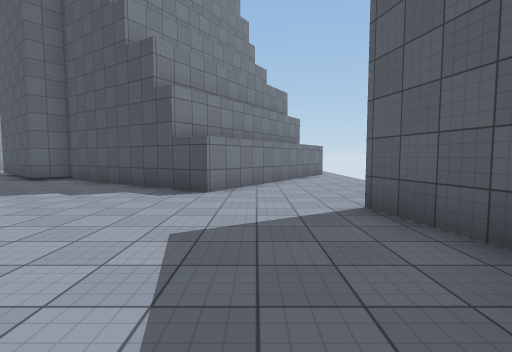
View 1 (above)

17 first-person views from a walk through a Unity game level. The camera is 1.4 m above the floor, tilts 4° down and sees 85° across. The floor is counted in squares, 2 m on a side. Each view is taken from the middle of a square. On the plan, view 1 faces up. The plan holds only what a view shows up to about 9 squares ahead; the rest is blank. The place goes on beyond the plan. The player is left out. Surface patterns are stand-ins for the level's own textures.

View 2
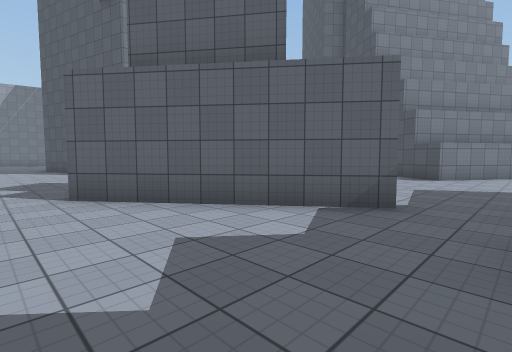

View 3
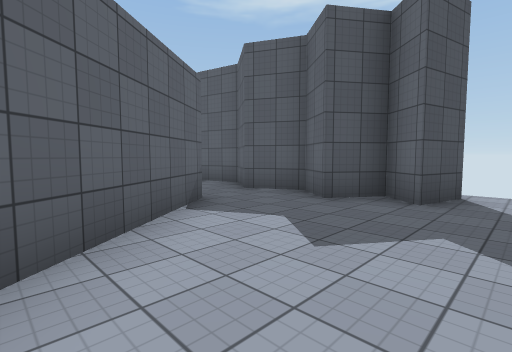

View 4
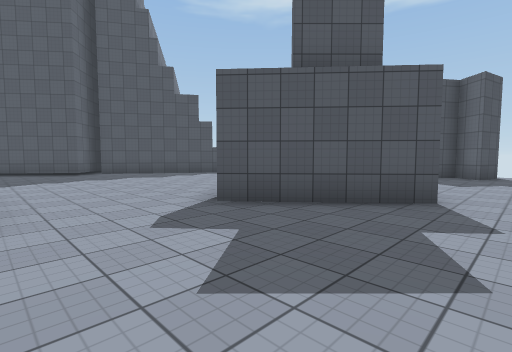

View 5
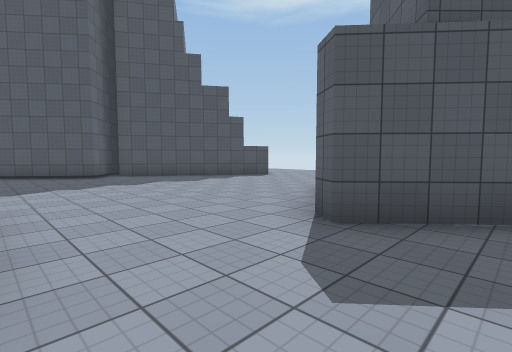

View 6
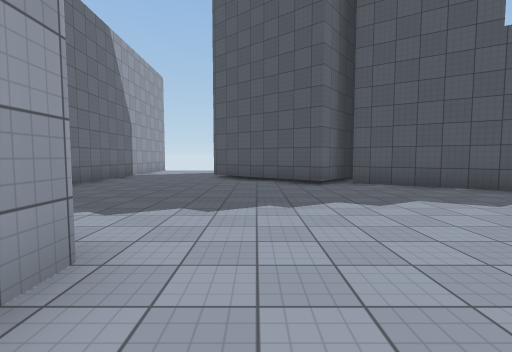

View 7
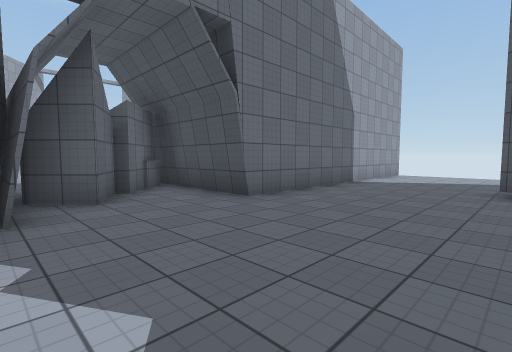

View 8
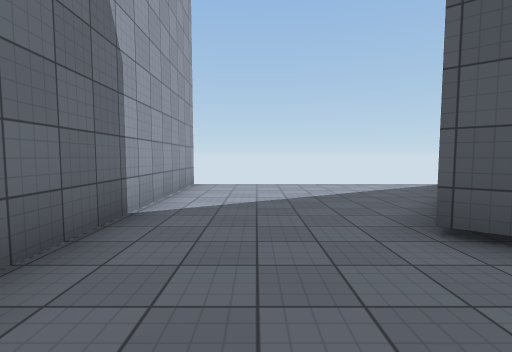

View 9
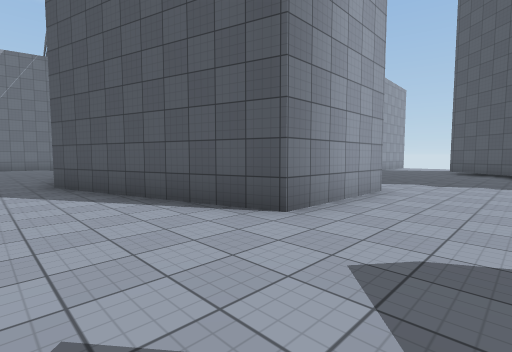

View 10
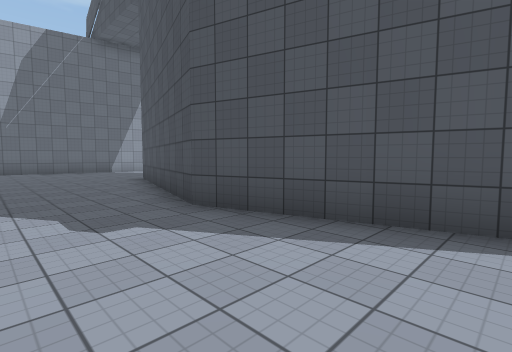

View 11
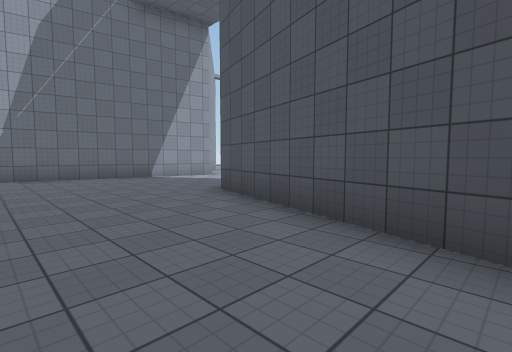

View 12
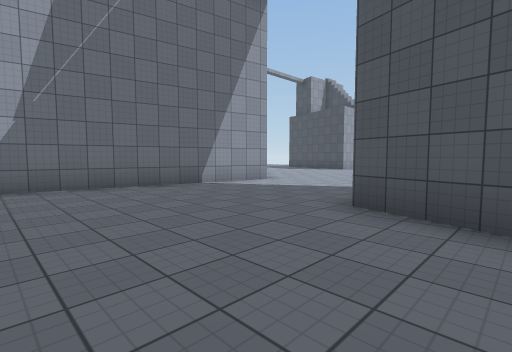

View 13
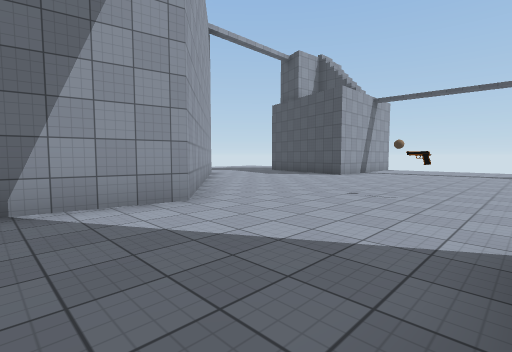

View 14
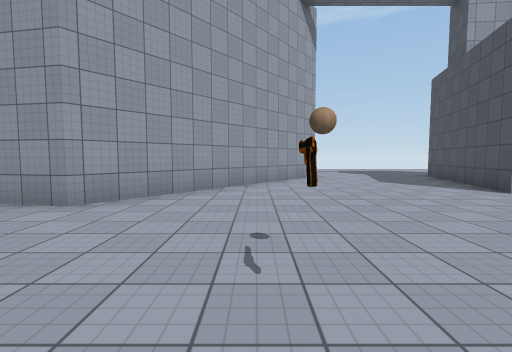

View 15
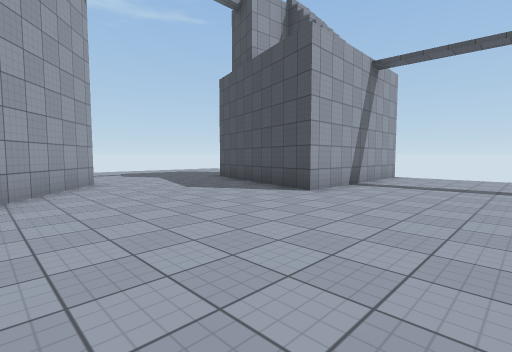

View 16
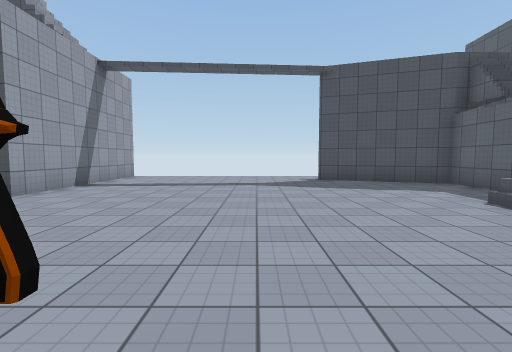

View 17
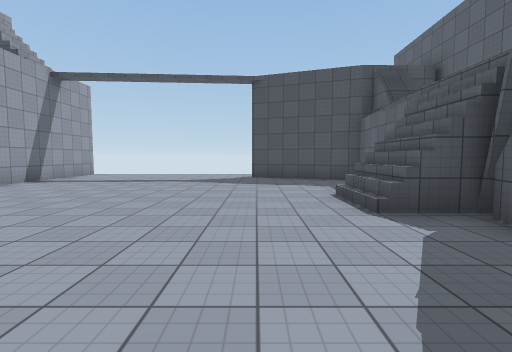

### Floor plan
Key: @ floor where view 1 was taken; # wall or solid block; x gap in a wall; . main floor; : floor 6.5 m higher than the main floor; / step, stairs or slope.
Columns run from 29 left of view 1 to 3 right of it. Each row starts with its distance up from view 1.
 15     ...         #......
 14    #.......     #......
 13    #......##:   #.....
 12    #.........#/ #....
 11 ####.........// #...#
 10 ...#.........   #...### #
  9 ............//  #.....###    ##..
  8 ............//  #......####  #...
  7 .............#............####...
  6 #............##............##...
  5 ###...........##................
  4   ##.......    ##...............
  3    ##.....         #...........#
  2     ##....         #...........#
  1     ##....         #.....   ...#
  0     #.....###    ###...#   ##@.#
 -1     #.......######.....## ##...#
 -2     #...................###....#
 -3     #..........................#.
 -4     x.............. .............

Where each view was taken, in squares from view 1:
view 1: 0 up, 0 right, facing up
view 2: 4 down, 1 right, facing up-left
view 3: 4 down, 3 left, facing up-right
view 4: 4 down, 9 left, facing up-right
view 5: 2 down, 9 left, facing up-right
view 6: 1 up, 8 left, facing up
view 7: 4 up, 9 left, facing up-left
view 8: 8 up, 11 left, facing up
view 9: 3 down, 7 left, facing up-left
view 10: 4 down, 11 left, facing up-left
view 11: 4 down, 15 left, facing up-left
view 12: 4 down, 18 left, facing up-left
view 13: 0 up, 20 left, facing up-left
view 14: 5 up, 20 left, facing left
view 15: 5 up, 22 left, facing up-left
view 16: 5 up, 21 left, facing up
view 17: 4 up, 19 left, facing up
